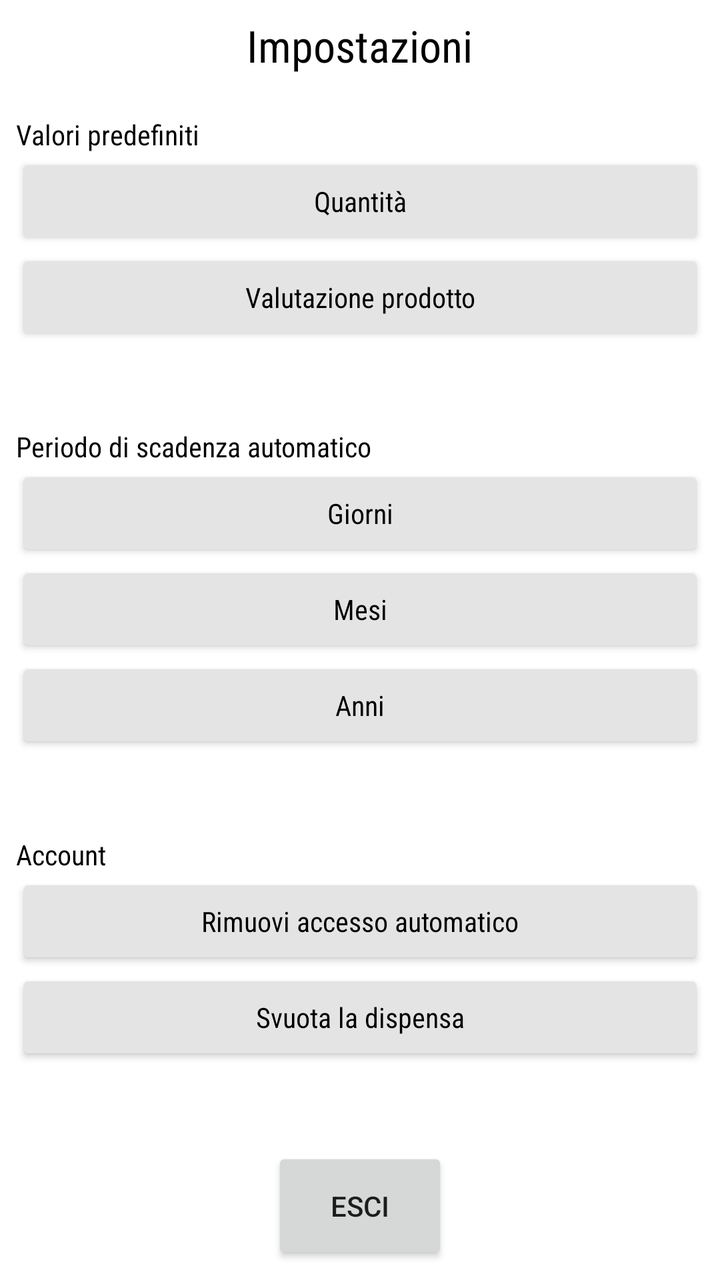
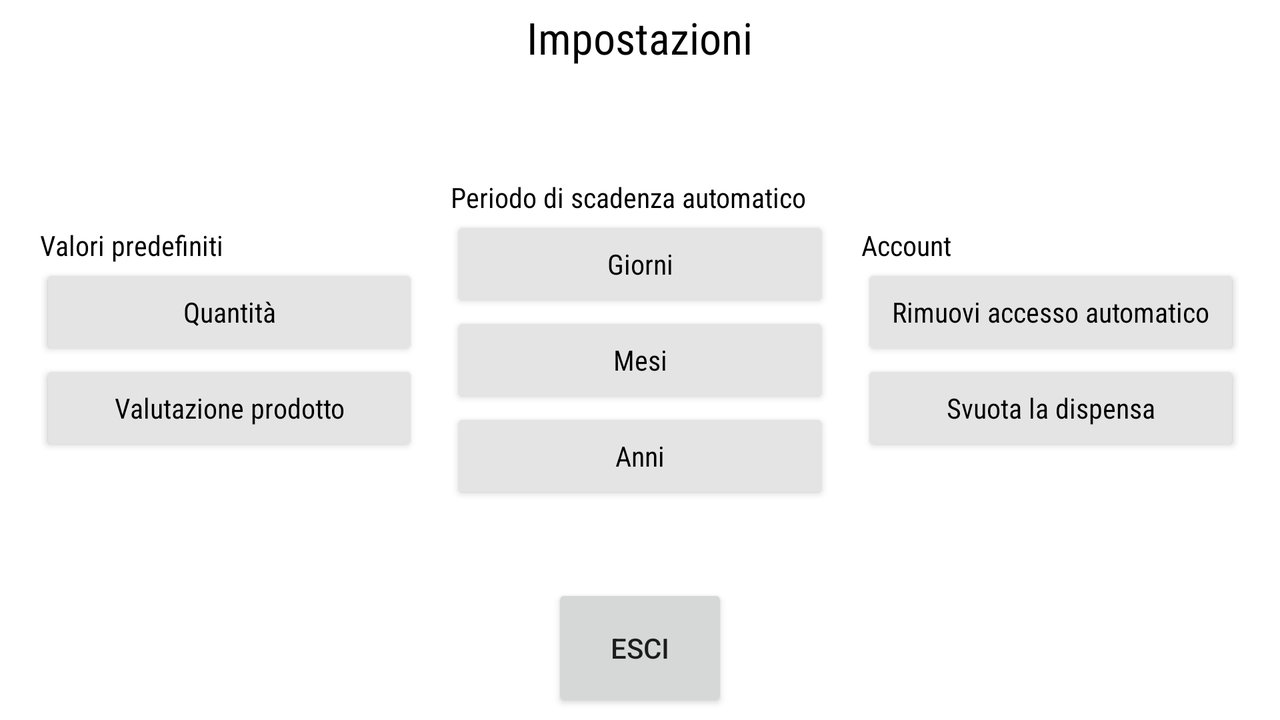

An Android layout and its configuration variant, each rendered on a device that would load it. The default file and the variant file are quoted in full after the pictures.
<!-- AndroidManifest.xml: application theme Theme.TrackingMyPantryGiacomoChiniLAM -->
<!-- res/layout/settings_fragment.xml -->
<?xml version="1.0" encoding="utf-8"?>
<LinearLayout xmlns:android="http://schemas.android.com/apk/res/android"
    xmlns:tools="http://schemas.android.com/tools"
    android:layout_width="match_parent"
    android:layout_height="match_parent"
    tools:context=".ui.settings.SettingsFragment"
    android:orientation="vertical"
    android:layout_margin="16dp"
    android:padding="8dp"
    android:gravity="center"
    android:weightSum="15">

    <TextView
        android:id="@+id/textView8"
        android:layout_width="wrap_content"
        android:layout_height="wrap_content"
        android:text="@string/settings"
        android:textAlignment="center"
        android:textSize="22dp"
        style="@style/defTextView"
        android:layout_weight="2"/>

    <LinearLayout
        android:layout_width="match_parent"
        android:layout_height="wrap_content"
        android:layout_weight="4"
        android:orientation="vertical">

        <TextView
            android:id="@+id/textView4"
            style="@style/defTextView"
            android:layout_width="wrap_content"
            android:layout_height="wrap_content"
            android:text="@string/defaultSettings"
            android:textAlignment="center" />

        <Button
            android:id="@+id/defQuantityBtn"
            style="@style/defTextView"
            android:layout_width="match_parent"
            android:layout_height="wrap_content"
            android:text="@string/quantSettings" />

        <Button
            android:id="@+id/defQualityBtn"
            style="@style/defTextView"
            android:layout_width="match_parent"
            android:layout_height="wrap_content"
            android:text="@string/qualSettings" />

    </LinearLayout>

    <LinearLayout
        android:layout_width="match_parent"
        android:layout_height="wrap_content"
        android:orientation="vertical"
        android:layout_weight="4">

        <TextView
            android:id="@+id/textView11"
            style="@style/defTextView"
            android:layout_width="wrap_content"
            android:layout_height="wrap_content"
            android:text="@string/expireSettings" />

        <Button
            android:id="@+id/defExpireDayBtn"
            style="@style/defTextView"
            android:layout_width="match_parent"
            android:layout_height="wrap_content"
            android:text="@string/ggSettings" />

        <Button
            android:id="@+id/defExpireMonthBtn"
            style="@style/defTextView"
            android:layout_width="match_parent"
            android:layout_height="wrap_content"
            android:text="@string/mmSettings" />

        <Button
            android:id="@+id/defExpireYearBtn"
            style="@style/defTextView"
            android:layout_width="match_parent"
            android:layout_height="wrap_content"
            android:text="@string/yySettings" />

    </LinearLayout>

    <LinearLayout
        android:layout_width="match_parent"
        android:layout_height="wrap_content"
        android:orientation="vertical"
        android:layout_weight="4">

        <TextView
            android:id="@+id/textView6"
            style="@style/defTextView"
            android:layout_width="wrap_content"
            android:layout_height="wrap_content"
            android:text="@string/accountSettings"
            android:textAlignment="center" />

        <Button
            android:id="@+id/defAccessBtn"
            style="@style/defTextView"
            android:layout_width="match_parent"
            android:layout_height="wrap_content"
            android:text="@string/accessSettings" />

        <Button
            android:id="@+id/defDbBtn"
            style="@style/defTextView"
            android:layout_width="match_parent"
            android:layout_height="wrap_content"
            android:text="@string/dbSettings" />
    </LinearLayout>

    <Button
        android:id="@+id/defExitBtn"
        android:layout_width="wrap_content"
        android:layout_height="wrap_content"
        android:text="esci"
        android:layout_gravity="center"
        android:layout_weight="1"/>

</LinearLayout>
<!-- resources referenced by this layout -->
<resources>
  <string name="accessSettings">Rimuovi accesso automatico</string>
  <string name="accountSettings">Account</string>
  <string name="dbSettings">Svuota la dispensa</string>
  <string name="defaultSettings">Valori predefiniti</string>
  <string name="expireSettings">Periodo di scadenza automatico</string>
  <string name="ggSettings">Giorni</string>
  <string name="mmSettings">Mesi</string>
  <string name="qualSettings">Valutazione prodotto</string>
  <string name="quantSettings">Quantità</string>
  <string name="settings">Impostazioni</string>
  <string name="yySettings">Anni</string>
  <style name="defTextView">
          <item name="android:backgroundTint">#E4E4E4</item>
          <item name="android:textColor">@color/black</item>
          <item name="android:textAllCaps">false</item>
          <item name="android:fontFamily">sans-serif-condensed</item>
      </style>
  <style name="Theme.TrackingMyPantryGiacomoChiniLAM" parent="Theme.MaterialComponents.DayNight.DarkActionBar">
          
          <item name="colorPrimary">@color/green_2</item>
          <item name="colorPrimaryVariant">@color/green_1</item>
          <item name="colorOnPrimary">@color/white</item>
          
          <item name="colorSecondary">@color/green_3</item>
          <item name="colorSecondaryVariant">@color/green_4</item>
          <item name="colorOnSecondary">@color/black</item>
          
          <item name="android:statusBarColor" tools:targetApi="l">?attr/colorPrimaryVariant</item>
          
          <item name="windowActionBar">false</item>
          <item name="windowNoTitle">true</item>
      </style>
  <color name="black">#000000</color>
  <color name="green_2">#27872B</color>
  <color name="green_1">#105A13</color>
  <color name="white">#FFFFFFFF</color>
  <color name="green_3">#7CAF40</color>
  <color name="green_4">#CDDC39</color>
</resources>
<!-- res/layout-land/settings_fragment.xml (the author's variant of the layout above) -->
<!-- drawn on the phone turned sideways -->
<?xml version="1.0" encoding="utf-8"?>
<LinearLayout xmlns:android="http://schemas.android.com/apk/res/android"
    xmlns:tools="http://schemas.android.com/tools"
    android:layout_width="match_parent"
    android:layout_height="match_parent"
    tools:context=".ui.settings.SettingsFragment"
    android:orientation="vertical"
    android:layout_margin="4dp"
    android:padding="4dp"
    android:weightSum="5">

    <TextView
        android:id="@+id/textView8"
        style="@style/defTextView"
        android:layout_width="wrap_content"
        android:layout_height="wrap_content"
        android:layout_weight="1"
        android:text="@string/settings"
        android:textAlignment="center"
        android:textSize="22dp"
        android:layout_gravity="center"/>

    <LinearLayout
        android:layout_width="match_parent"
        android:layout_height="wrap_content"
        android:layout_weight="3"
        android:weightSum="3"
        android:orientation="horizontal"
        android:layout_margin="4dp"
        android:padding="4dp"
        android:gravity="center">

        <LinearLayout
            android:layout_width="match_parent"
            android:layout_height="wrap_content"
            android:layout_weight="1"
            android:orientation="vertical"
            android:layout_margin="4dp"
            android:padding="4dp">
            <TextView
                android:id="@+id/textView4"
                style="@style/defTextView"
                android:layout_width="wrap_content"
                android:layout_height="wrap_content"
                android:text="@string/defaultSettings"
                android:textAlignment="center" />

            <Button
                android:id="@+id/defQuantityBtn"
                style="@style/defTextView"
                android:layout_width="match_parent"
                android:layout_height="wrap_content"
                android:text="@string/quantSettings" />

            <Button
                android:id="@+id/defQualityBtn"
                style="@style/defTextView"
                android:layout_width="match_parent"
                android:layout_height="wrap_content"
                android:text="@string/qualSettings" />
        </LinearLayout>

        <LinearLayout
            android:layout_width="match_parent"
            android:layout_height="wrap_content"
            android:layout_weight="1"
            android:orientation="vertical"
            android:layout_margin="4dp"
            android:padding="4dp">
            <TextView
                android:id="@+id/textView11"
                style="@style/defTextView"
                android:layout_width="wrap_content"
                android:layout_height="wrap_content"
                android:text="@string/expireSettings" />
            <Button
                android:id="@+id/defExpireDayBtn"
                style="@style/defTextView"
                android:layout_width="match_parent"
                android:layout_height="wrap_content"
                android:text="@string/ggSettings" />
            <Button
                android:id="@+id/defExpireMonthBtn"
                style="@style/defTextView"
                android:layout_width="match_parent"
                android:layout_height="wrap_content"
                android:text="@string/mmSettings" />
            <Button
                android:id="@+id/defExpireYearBtn"
                style="@style/defTextView"
                android:layout_width="match_parent"
                android:layout_height="wrap_content"
                android:text="@string/yySettings" />
        </LinearLayout>

        <LinearLayout
            android:layout_width="match_parent"
            android:layout_height="wrap_content"
            android:layout_weight="1"
            android:orientation="vertical"
            android:layout_margin="4dp"
            android:padding="4dp">
            <TextView
                android:id="@+id/textView6"
                style="@style/defTextView"
                android:layout_width="wrap_content"
                android:layout_height="wrap_content"
                android:text="@string/accountSettings"
                android:textAlignment="center" />
            <Button
                android:id="@+id/defAccessBtn"
                style="@style/defTextView"
                android:layout_width="match_parent"
                android:layout_height="wrap_content"
                android:text="@string/accessSettings" />
            <Button
                android:id="@+id/defDbBtn"
                style="@style/defTextView"
                android:layout_width="match_parent"
                android:layout_height="wrap_content"
                android:text="@string/dbSettings" />
        </LinearLayout>
    </LinearLayout>

    <Button
        android:id="@+id/defExitBtn"
        android:layout_width="wrap_content"
        android:layout_height="wrap_content"
        android:layout_gravity="center"
        android:layout_weight="1"
        android:text="esci" />

</LinearLayout>
